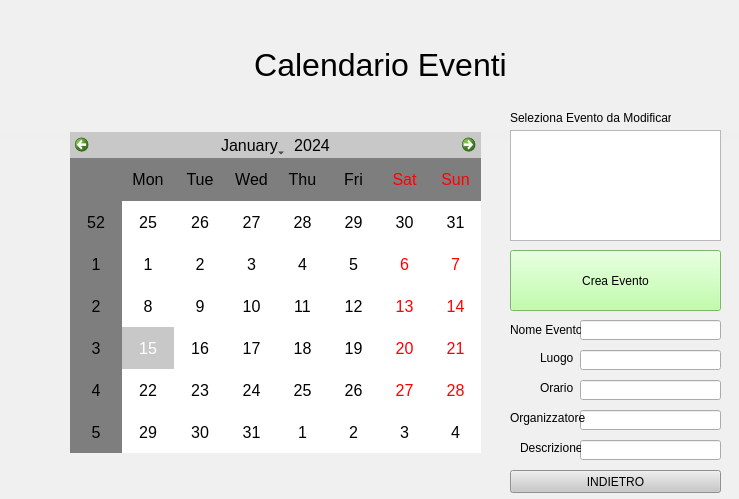
<?xml version="1.0" encoding="UTF-8"?>
<ui version="4.0">
 <class>Form</class>
 <widget class="QWidget" name="Form">
  <property name="geometry">
   <rect>
    <x>0</x>
    <y>0</y>
    <width>739</width>
    <height>499</height>
   </rect>
  </property>
  <property name="windowTitle">
   <string>Form</string>
  </property>
  <widget class="QCalendarWidget" name="calendar_widget">
   <property name="geometry">
    <rect>
     <x>70</x>
     <y>132</y>
     <width>411</width>
     <height>321</height>
    </rect>
   </property>
   <property name="styleSheet">
    <string notr="true">    color: black;  
    background-color: light grey;  
    selection-background-color: rgb(200,200,200); 
    selection-color black; 
    alternate-background-color: rgb(126,126,126); 
font: 12pt;
</string>
   </property>
  </widget>
  <widget class="QListWidget" name="event_list_widget">
   <property name="geometry">
    <rect>
     <x>510</x>
     <y>130</y>
     <width>211</width>
     <height>111</height>
    </rect>
   </property>
   <property name="styleSheet">
    <string notr="true">font:16pt</string>
   </property>
  </widget>
  <widget class="QPushButton" name="add_button">
   <property name="geometry">
    <rect>
     <x>510</x>
     <y>250</y>
     <width>211</width>
     <height>61</height>
    </rect>
   </property>
   <property name="styleSheet">
    <string notr="true">background-color: rgb(173,255,147)</string>
   </property>
   <property name="text">
    <string>Crea Evento</string>
   </property>
  </widget>
  <widget class="QLabel" name="label_title">
   <property name="geometry">
    <rect>
     <x>-50</x>
     <y>0</y>
     <width>861</width>
     <height>131</height>
    </rect>
   </property>
   <property name="whatsThis">
    <string>&lt;html&gt;&lt;head/&gt;&lt;body&gt;&lt;p&gt;&lt;br/&gt;&lt;/p&gt;&lt;/body&gt;&lt;/html&gt;</string>
   </property>
   <property name="styleSheet">
    <string notr="true">background: rgb(240,240,240);</string>
   </property>
   <property name="text">
    <string>&lt;html&gt;&lt;head/&gt;&lt;body&gt;&lt;p align=&quot;center&quot;&gt;&lt;span style=&quot; font-size:24pt;&quot;&gt;Calendario Eventi&lt;/span&gt;&lt;/p&gt;&lt;/body&gt;&lt;/html&gt;</string>
   </property>
   <property name="alignment">
    <set>Qt::AlignCenter</set>
   </property>
  </widget>
  <widget class="QLabel" name="label_background">
   <property name="geometry">
    <rect>
     <x>-30</x>
     <y>140</y>
     <width>861</width>
     <height>381</height>
    </rect>
   </property>
   <property name="whatsThis">
    <string>&lt;html&gt;&lt;head/&gt;&lt;body&gt;&lt;p&gt;&lt;br/&gt;&lt;/p&gt;&lt;/body&gt;&lt;/html&gt;</string>
   </property>
   <property name="styleSheet">
    <string notr="true">background: rgb(240,240,240);</string>
   </property>
   <property name="text">
    <string>&lt;html&gt;&lt;head/&gt;&lt;body&gt;&lt;p align=&quot;center&quot;&gt;&lt;br/&gt;&lt;/p&gt;&lt;/body&gt;&lt;/html&gt;</string>
   </property>
   <property name="alignment">
    <set>Qt::AlignCenter</set>
   </property>
  </widget>
  <widget class="QLineEdit" name="line_edit_name">
   <property name="geometry">
    <rect>
     <x>580</x>
     <y>320</y>
     <width>141</width>
     <height>20</height>
    </rect>
   </property>
   <property name="styleSheet">
    <string notr="true">font: 12;</string>
   </property>
  </widget>
  <widget class="QLineEdit" name="line_edit_location">
   <property name="geometry">
    <rect>
     <x>580</x>
     <y>350</y>
     <width>141</width>
     <height>20</height>
    </rect>
   </property>
   <property name="styleSheet">
    <string notr="true">font: 12;</string>
   </property>
  </widget>
  <widget class="QLineEdit" name="line_edit_time">
   <property name="geometry">
    <rect>
     <x>580</x>
     <y>380</y>
     <width>141</width>
     <height>20</height>
    </rect>
   </property>
   <property name="styleSheet">
    <string notr="true">font: 12;</string>
   </property>
  </widget>
  <widget class="QLineEdit" name="line_edit_description">
   <property name="geometry">
    <rect>
     <x>580</x>
     <y>440</y>
     <width>141</width>
     <height>20</height>
    </rect>
   </property>
   <property name="styleSheet">
    <string notr="true">font: 12;</string>
   </property>
  </widget>
  <widget class="QLineEdit" name="line_edit_organizer">
   <property name="geometry">
    <rect>
     <x>580</x>
     <y>410</y>
     <width>141</width>
     <height>20</height>
    </rect>
   </property>
   <property name="styleSheet">
    <string notr="true">font: 12;</string>
   </property>
  </widget>
  <widget class="QLabel" name="label_name">
   <property name="geometry">
    <rect>
     <x>510</x>
     <y>320</y>
     <width>71</width>
     <height>20</height>
    </rect>
   </property>
   <property name="text">
    <string>Nome Evento</string>
   </property>
  </widget>
  <widget class="QLabel" name="label_location">
   <property name="geometry">
    <rect>
     <x>540</x>
     <y>350</y>
     <width>61</width>
     <height>16</height>
    </rect>
   </property>
   <property name="text">
    <string>Luogo</string>
   </property>
  </widget>
  <widget class="QLabel" name="label_time">
   <property name="geometry">
    <rect>
     <x>540</x>
     <y>380</y>
     <width>61</width>
     <height>16</height>
    </rect>
   </property>
   <property name="text">
    <string>Orario</string>
   </property>
  </widget>
  <widget class="QLabel" name="label_description">
   <property name="geometry">
    <rect>
     <x>520</x>
     <y>440</y>
     <width>61</width>
     <height>16</height>
    </rect>
   </property>
   <property name="text">
    <string>Descrizione</string>
   </property>
  </widget>
  <widget class="QLabel" name="label_organizer">
   <property name="geometry">
    <rect>
     <x>510</x>
     <y>410</y>
     <width>81</width>
     <height>16</height>
    </rect>
   </property>
   <property name="text">
    <string>Organizzatore</string>
   </property>
  </widget>
  <widget class="QLabel" name="label_select">
   <property name="geometry">
    <rect>
     <x>510</x>
     <y>110</y>
     <width>161</width>
     <height>16</height>
    </rect>
   </property>
   <property name="text">
    <string>Seleziona Evento da Modificare</string>
   </property>
  </widget>
  <widget class="QPushButton" name="back_button">
   <property name="geometry">
    <rect>
     <x>510</x>
     <y>470</y>
     <width>211</width>
     <height>23</height>
    </rect>
   </property>
   <property name="styleSheet">
    <string notr="true">background-color: rgb(200,200,200)</string>
   </property>
   <property name="text">
    <string>INDIETRO</string>
   </property>
  </widget>
  <zorder>label_title</zorder>
  <zorder>label_background</zorder>
  <zorder>calendar_widget</zorder>
  <zorder>event_list_widget</zorder>
  <zorder>add_button</zorder>
  <zorder>line_edit_name</zorder>
  <zorder>line_edit_location</zorder>
  <zorder>line_edit_time</zorder>
  <zorder>line_edit_description</zorder>
  <zorder>line_edit_organizer</zorder>
  <zorder>label_name</zorder>
  <zorder>label_location</zorder>
  <zorder>label_time</zorder>
  <zorder>label_description</zorder>
  <zorder>label_organizer</zorder>
  <zorder>label_select</zorder>
  <zorder>back_button</zorder>
 </widget>
 <resources/>
 <connections/>
</ui>
